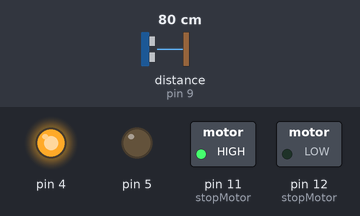
A sketch run on a simulated Arduino Uno, built with avr-gcc and run on an emulated ATmega328P. Parts: switched loads named in the sketch (green lamp = pin HIGH), output pins drawn as LEDs (lit = HIGH). Wiring (inferred from the names in the program): ultrasonic range finder: trigger pin 8; echo pin 9. Dashed ring = blinking. The test bench sets the inputs (shaded band); at power-on: distance to the obstacle (sensor on pin 9) 80 cm. The echo pulse lasts 58.3 µs per cm; pins used as bus, display or sensor lines are not drawn.

Above: at 2.3 s.
2.4 s: distance to the obstacle (sensor on pin 9) set to 66 cm
At 4.2 s:
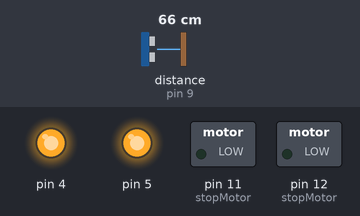
4.5 s: distance to the obstacle (sensor on pin 9) set to 120 cm
At 5.74 s:
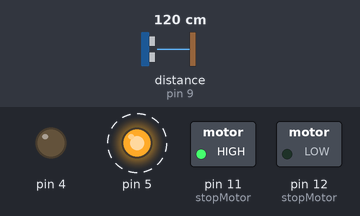
8.0 s: distance to the obstacle (sensor on pin 9) set to 2 cm
At 8.68 s:
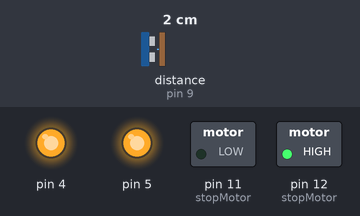
11.5 s: distance to the obstacle (sensor on pin 9) set to 250 cm
At 13.03 s:
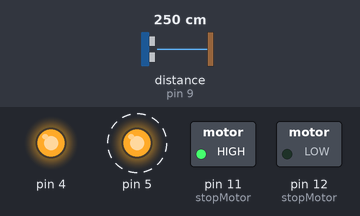
Timing chart, 0 to 16.0 s (numbered marks = the images above; inputs shaded):
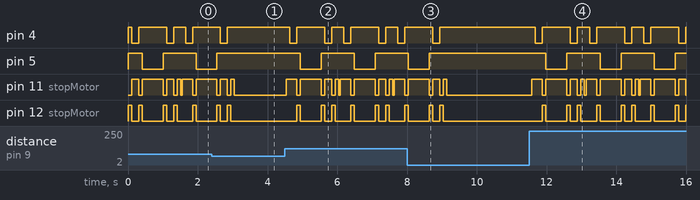

The sketch:

first_good_avoidance.ino_.ino
```cpp
// defines pins numbers
const int trigPin = 8;
const int echoPin = 9;
const int turn=200;
const int maxDistance=70;
// defines variables
long duration;
int distance;
void setup() {
pinMode(trigPin, OUTPUT); // Sets the trigPin as an Output
pinMode(echoPin, INPUT); // Sets the echoPin as an Input
pinMode(4 , OUTPUT);
pinMode(5,OUTPUT);
pinMode(11,OUTPUT);
pinMode(12,OUTPUT);
digitalWrite(4,HIGH);
digitalWrite(5,HIGH);
digitalWrite(11,HIGH);
digitalWrite(12,HIGH);
Serial.begin(9600); // Starts the serial communication
}
void left (int ms)
 {
  digitalWrite(5 , LOW);
  digitalWrite(12 , LOW);
  delay(ms);
  digitalWrite(5 , HIGH);
  digitalWrite(12 , HIGH);
 }
void Object (int del)
 {

   Stop();
   right (del);
   Stop();
   left (3*del);
   Stop();
   right (del);
   Stop();
 }

 void right (int ms )
 {
  digitalWrite(4 , LOW);
  digitalWrite(12 , LOW);
  delay(ms);
  digitalWrite(4, HIGH);
  digitalWrite(12 , HIGH);
 }

void startMotor (void)
{
  digitalWrite(12 , LOW);
}
void stopMotor(void)
{
  if(digitalRead(12))
  digitalWrite(12 , LOW);
  if(digitalRead(11))
  digitalWrite(11 , LOW);
}
void Stop (void)
{
  int state=digitalRead(12);
  digitalWrite(12 , HIGH);
  digitalWrite(11 , HIGH);
  if(state)
  {
  digitalWrite(11 , LOW);
  delay(turn/2);
  digitalWrite(11 , HIGH);
 }
else
{
  digitalWrite(12 , LOW);
  delay(turn/2);
  digitalWrite(12 , HIGH);
}
}


 void rew (void)
 {
  digitalWrite(11 , LOW);
 }
void loop() {

while(true)
{
  if(sensorFunction()>maxDistance)
  {
    Object (turn);
  }
  startMotor();
  delay(turn/2);
  stopMotor();
  rew();
  delay(turn/5);
}


}

int sensorFunction(){

  // Clears the trigPin
digitalWrite(trigPin, LOW);
delayMicroseconds(2);
// Sets the trigPin on HIGH state for 10 micro seconds
digitalWrite(trigPin, HIGH);
delayMicroseconds(10);
digitalWrite(trigPin, LOW);
duration = pulseIn(echoPin, HIGH);
distance= duration*0.034/2;

return distance;

  }
```

Measured:
- the behaviour switches between 72 and 71 cm on distance to the obstacle (sensor on pin 9) (found by bisection; images 0 and 1)
- after the input at 2.4 s, pin 4: goes on until 2.9 s, then stays HIGH; pin 5: goes on until 2.6 s, then stays HIGH; pin 11 (stopMotor): goes on until 3.1 s, then stays LOW; pin 12 (stopMotor): goes on until 3.0 s, then stays LOW
- after the input at 4.5 s, pin 4: HIGH → LOW after 0.14 s, then repeats every 1.5 s: HIGH 0.80 s, LOW 0.20 s, HIGH 0.35 s, LOW 0.20 s; pin 5: alternates HIGH for 0.95 s and LOW for 0.60 s, starting after 0.44 s
- after the input at 8.0 s, pin 4: goes on until 8.9 s, then stays HIGH; pin 5: goes on until 8.6 s, then stays HIGH; pin 11 (stopMotor): goes on until 9.1 s, then stays LOW; pin 12 (stopMotor): goes on until 9.0 s, then stays LOW
- after the input at 11.5 s, pin 4: HIGH → LOW after 0.18 s, then repeats every 1.6 s: HIGH 0.80 s, LOW 0.20 s, HIGH 0.36 s, LOW 0.20 s; pin 5: alternates HIGH for 0.96 s and LOW for 0.60 s, starting after 0.48 s
